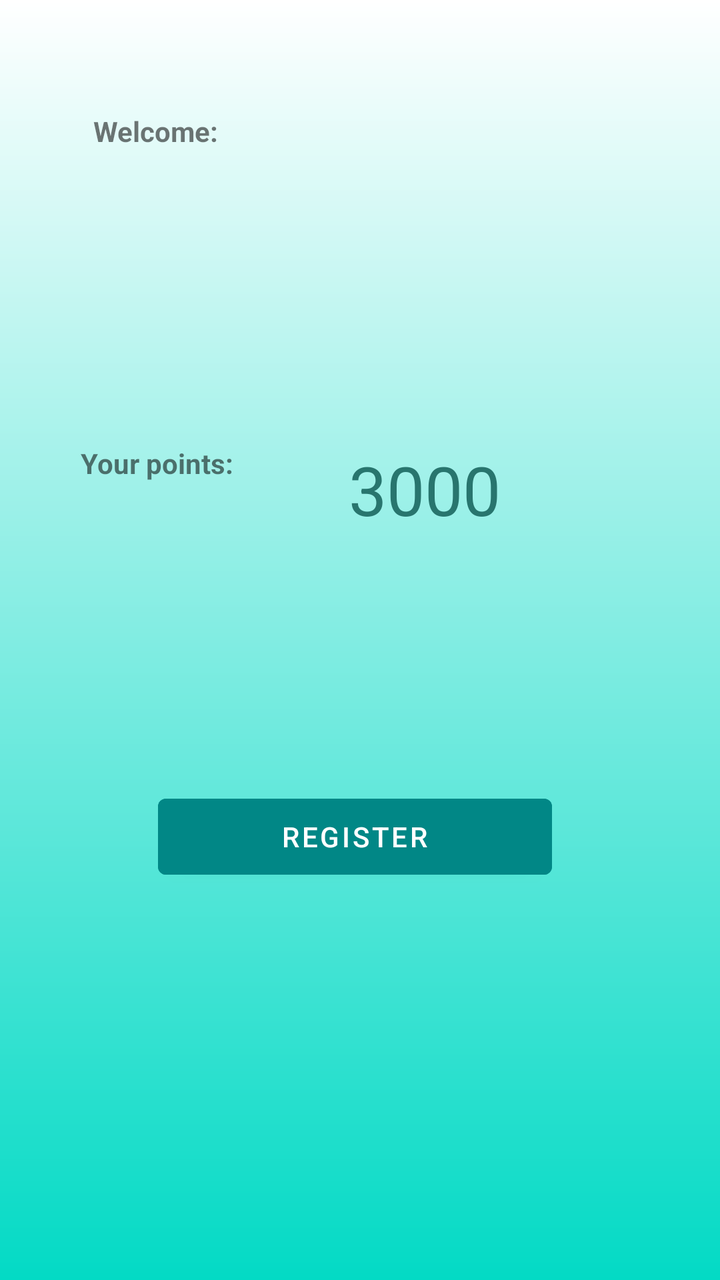
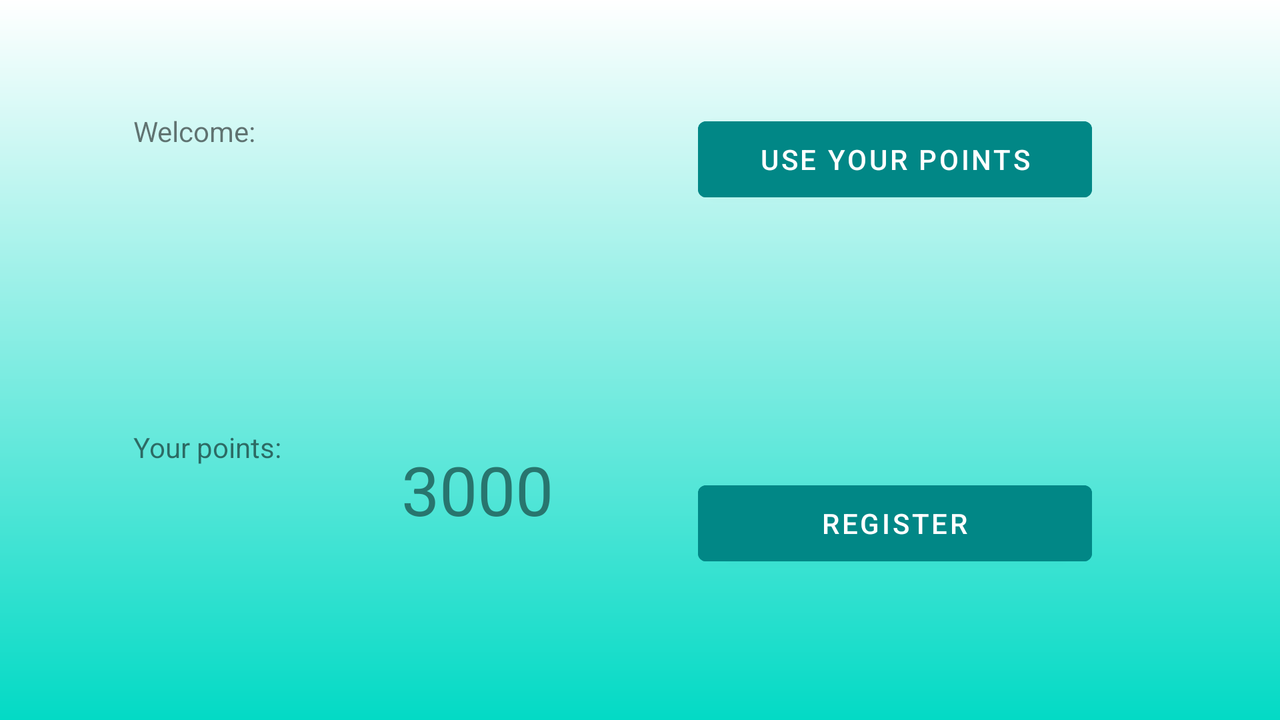

The same Android screen from two of the app's own layout files: first res/layout/ as a phone draws it, then the repository's variant for another configuration, drawn on a device whose configuration selects that folder. Both files follow.
<!-- AndroidManifest.xml: application theme Theme.EmpregaEu4 -->
<!-- res/layout/activity_tela2.xml -->
<?xml version="1.0" encoding="utf-8"?>
<androidx.constraintlayout.widget.ConstraintLayout xmlns:android="http://schemas.android.com/apk/res/android"
    xmlns:app="http://schemas.android.com/apk/res-auto"
    xmlns:tools="http://schemas.android.com/tools"
    android:layout_width="match_parent"
    android:layout_height="match_parent"
    android:background= "@drawable/background"
    tools:context=".Tela2Activity">

    <TextView
        android:id="@+id/textView"
        android:layout_width="wrap_content"
        android:layout_height="wrap_content"
        android:layout_marginTop="56dp"
        android:text="@string/welcomeMSG"
        android:textStyle="bold"
        app:layout_constraintEnd_toEndOf="parent"
        app:layout_constraintHorizontal_bias="0.157"
        app:layout_constraintStart_toStartOf="parent"
        app:layout_constraintTop_toTopOf="parent" />

    <TextView
        android:id="@+id/tvUsuarioNome"
        android:layout_width="wrap_content"
        android:layout_height="wrap_content"
        android:layout_marginTop="48dp"
        android:textAppearance="@style/TextAppearance.AppCompat.Display1"
        android:textColor="#28756E"
        android:textSize="26sp"
        app:layout_constraintEnd_toEndOf="parent"
        app:layout_constraintHorizontal_bias="0.524"
        app:layout_constraintStart_toStartOf="parent"
        app:layout_constraintTop_toBottomOf="@+id/textView" />

    <TextView
        android:id="@+id/textView3"
        android:layout_width="118dp"
        android:layout_height="45dp"
        android:layout_marginTop="64dp"
        android:text="@string/textoExemplo"
        android:textStyle="bold"
        app:layout_constraintEnd_toEndOf="parent"
        app:layout_constraintHorizontal_bias="0.166"
        app:layout_constraintStart_toStartOf="parent"
        app:layout_constraintTop_toBottomOf="@+id/tvUsuarioNome" />

    <Button
        android:id="@+id/btStore"
        android:layout_width="197dp"
        android:layout_height="50dp"
        android:layout_marginStart="155dp"
        android:layout_marginTop="91dp"
        android:layout_marginEnd="162dp"
        android:layout_marginBottom="289dp"
        android:backgroundTint="@color/teal_700"
        android:text="@string/store"
        app:layout_constraintBottom_toBottomOf="parent"
        app:layout_constraintEnd_toEndOf="parent"
        app:layout_constraintStart_toStartOf="parent"
        app:layout_constraintTop_toBottomOf="@+id/textView3" />

    <Button
        android:id="@+id/btRegister"
        android:layout_width="197dp"
        android:layout_height="50dp"
        android:layout_marginStart="156dp"
        android:layout_marginTop="64dp"
        android:layout_marginEnd="161dp"
        android:layout_marginBottom="197dp"
        android:backgroundTint="@color/teal_700"
        android:text="@string/register"
        app:layout_constraintBottom_toBottomOf="parent"
        app:layout_constraintEnd_toEndOf="parent"
        app:layout_constraintStart_toStartOf="parent"
        app:layout_constraintTop_toBottomOf="@+id/btStore" />

    <TextView
        android:id="@+id/pontosUsuario"
        android:layout_width="168dp"
        android:layout_height="70dp"
        android:layout_marginStart="16dp"
        android:layout_marginTop="222dp"
        android:layout_marginEnd="97dp"
        android:layout_marginBottom="112dp"
        android:text="@string/user_points"
        android:textAppearance="@style/TextAppearance.AppCompat.Display1"
        android:textColor="#28756E"
        android:textSize="34sp"
        app:layout_constraintBottom_toTopOf="@+id/btStore"
        app:layout_constraintEnd_toEndOf="parent"
        app:layout_constraintHorizontal_bias="0.0"
        app:layout_constraintStart_toEndOf="@+id/textView3"
        app:layout_constraintTop_toTopOf="parent"
        app:layout_constraintVertical_bias="0.0" />

</androidx.constraintlayout.widget.ConstraintLayout>
<!-- resources referenced by this layout -->
<resources>
  <!-- drawable background (drawable) -->
  <?xml version="1.0" encoding="utf-8"?>
  <shape xmlns:android="http://schemas.android.com/apk/res/android">
      <gradient
          android:startColor="@color/white"
          android:endColor="@color/teal_200"
          android:angle="75"
          />
  </shape>
  <string name="register">Register</string>
  <string name="store">Use your points</string>
  <string name="textoExemplo">Your points: </string>
  <string name="user_points">3000</string>
  <string name="welcomeMSG">Welcome:</string>
  <style name="Theme.EmpregaEu4" parent="Theme.MaterialComponents.DayNight.DarkActionBar">
          
          <item name="colorPrimary">@color/purple_500</item>
          <item name="colorPrimaryVariant">@color/purple_700</item>
          <item name="colorOnPrimary">@color/white</item>
          
          <item name="colorSecondary">@color/teal_200</item>
          <item name="colorSecondaryVariant">@color/teal_700</item>
          <item name="colorOnSecondary">@color/black</item>
          
          <item name="android:statusBarColor">?attr/colorPrimaryVariant</item>
          
      </style>
</resources>
<!-- res/layout-land/activity_tela2.xml (the repository's variant of the layout above) -->
<!-- drawn on the phone turned sideways -->
<?xml version="1.0" encoding="utf-8"?>
<androidx.constraintlayout.widget.ConstraintLayout xmlns:android="http://schemas.android.com/apk/res/android"
    xmlns:app="http://schemas.android.com/apk/res-auto"
    xmlns:tools="http://schemas.android.com/tools"
    android:layout_width="match_parent"
    android:layout_height="match_parent"
    android:background= "@drawable/background"
    tools:context=".Tela2Activity">

    <TextView
        android:id="@+id/textView"
        android:layout_width="wrap_content"
        android:layout_height="wrap_content"
        android:layout_marginTop="56dp"
        android:text="@string/welcomeMSG"
        app:layout_constraintEnd_toEndOf="parent"
        app:layout_constraintHorizontal_bias="0.115"
        app:layout_constraintStart_toStartOf="parent"
        app:layout_constraintTop_toTopOf="parent" />

    <TextView
        android:id="@+id/tvUsuarioNome"
        android:layout_width="wrap_content"
        android:layout_height="wrap_content"
        android:layout_marginTop="40dp"
        android:textAppearance="@style/TextAppearance.AppCompat.Display1"
        android:textColor="#28756E"
        android:textSize="26sp"
        app:layout_constraintEnd_toEndOf="parent"
        app:layout_constraintHorizontal_bias="0.269"
        app:layout_constraintStart_toStartOf="parent"
        app:layout_constraintTop_toBottomOf="@+id/textView" />

    <TextView
        android:id="@+id/textView3"
        android:layout_width="118dp"
        android:layout_height="45dp"
        android:layout_marginTop="64dp"
        android:text="@string/textoExemplo"
        app:layout_constraintEnd_toEndOf="parent"
        app:layout_constraintHorizontal_bias="0.128"
        app:layout_constraintStart_toStartOf="parent"
        app:layout_constraintTop_toBottomOf="@+id/tvUsuarioNome" />

    <Button
        android:id="@+id/btStore"
        android:layout_width="197dp"
        android:layout_height="50dp"
        android:layout_marginTop="120dp"
        android:layout_marginEnd="94dp"
        android:layout_marginBottom="72dp"
        android:backgroundTint="@color/teal_700"
        android:text="@string/store"
        app:layout_constraintBottom_toTopOf="@+id/btRegister"
        app:layout_constraintEnd_toEndOf="parent"
        app:layout_constraintTop_toTopOf="parent" />

    <Button
        android:id="@+id/btRegister"
        android:layout_width="197dp"
        android:layout_height="50dp"
        android:layout_marginStart="59dp"
        android:layout_marginTop="60dp"
        android:layout_marginEnd="94dp"
        android:layout_marginBottom="139dp"
        android:backgroundTint="@color/teal_700"
        android:text="@string/register"
        app:layout_constraintBottom_toBottomOf="parent"
        app:layout_constraintEnd_toEndOf="parent"
        app:layout_constraintHorizontal_bias="1.0"
        app:layout_constraintStart_toEndOf="@+id/pontosUsuario"
        app:layout_constraintTop_toBottomOf="@+id/btStore" />

    <TextView
        android:id="@+id/pontosUsuario"
        android:layout_width="168dp"
        android:layout_height="70dp"
        android:layout_marginStart="16dp"
        android:layout_marginTop="222dp"
        android:layout_marginEnd="97dp"
        android:text="@string/user_points"
        android:textAppearance="@style/TextAppearance.AppCompat.Display1"
        android:textColor="#28756E"
        android:textSize="34sp"
        app:layout_constraintEnd_toEndOf="parent"
        app:layout_constraintHorizontal_bias="0.0"
        app:layout_constraintStart_toEndOf="@+id/textView3"
        app:layout_constraintTop_toTopOf="parent" />

</androidx.constraintlayout.widget.ConstraintLayout>
